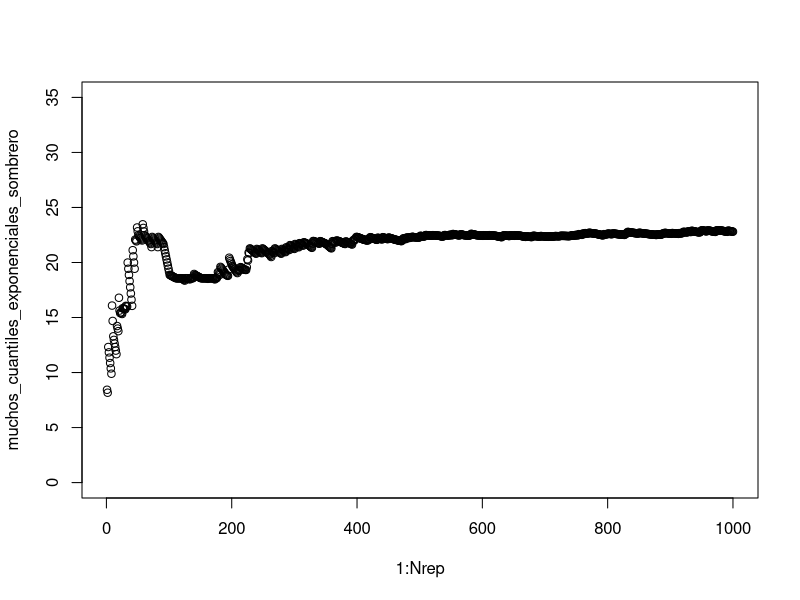
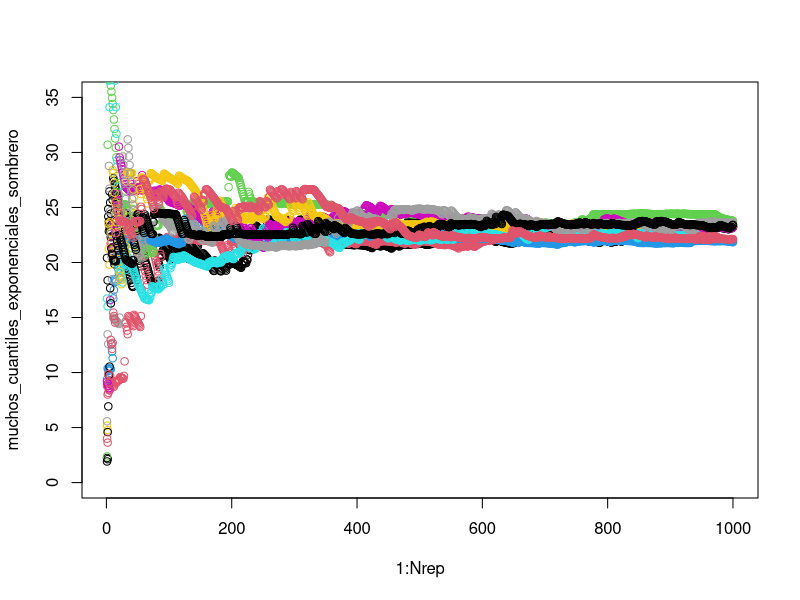
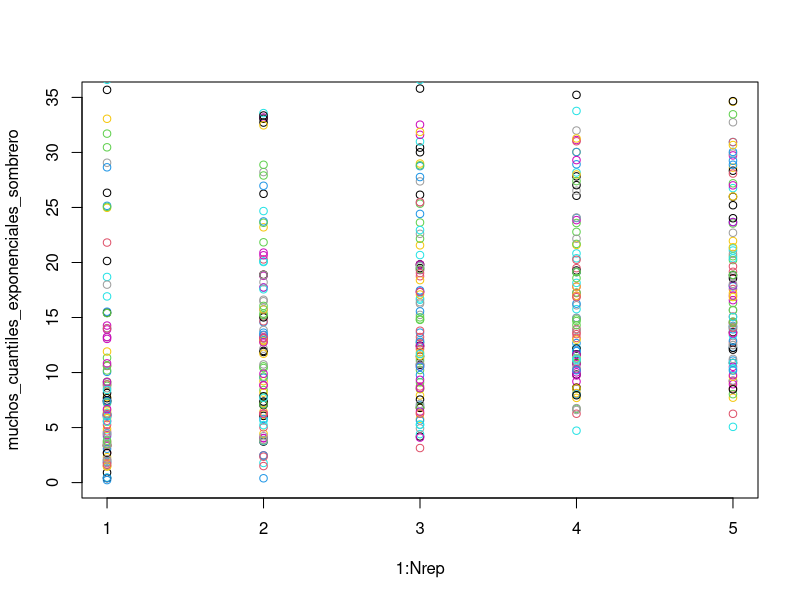
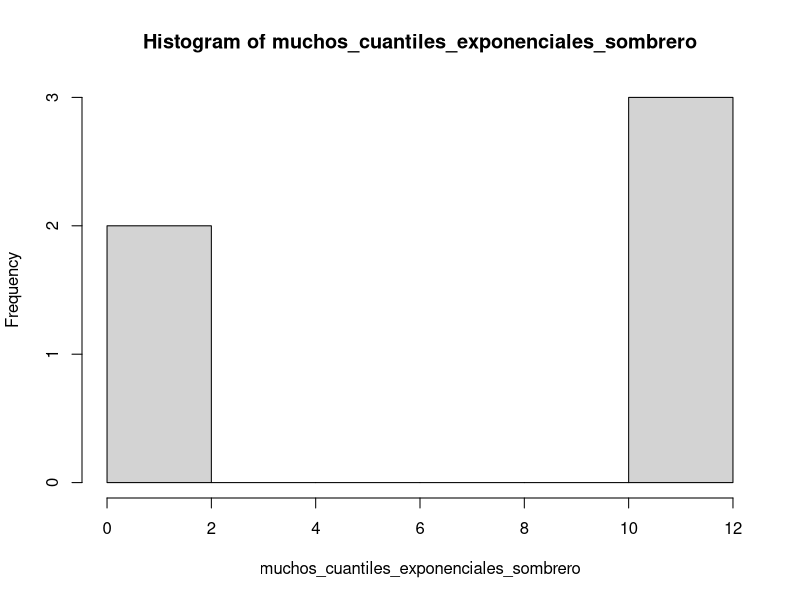
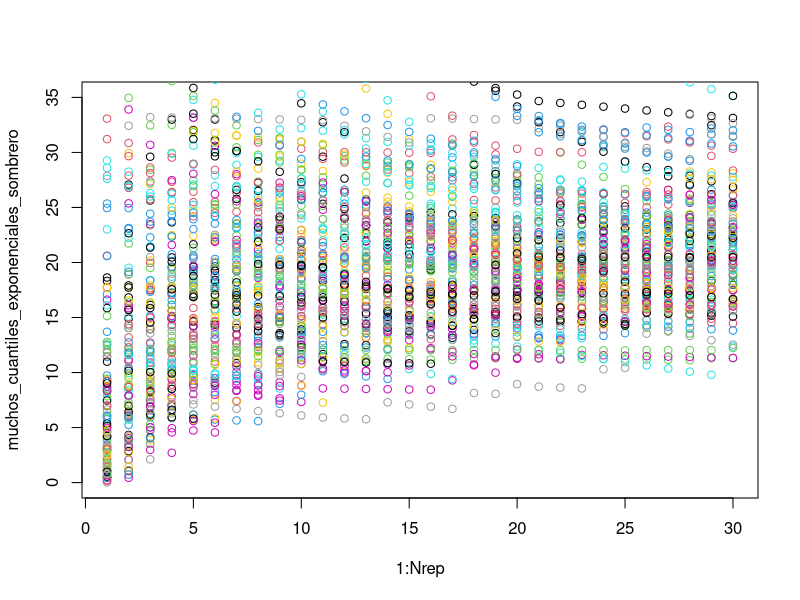
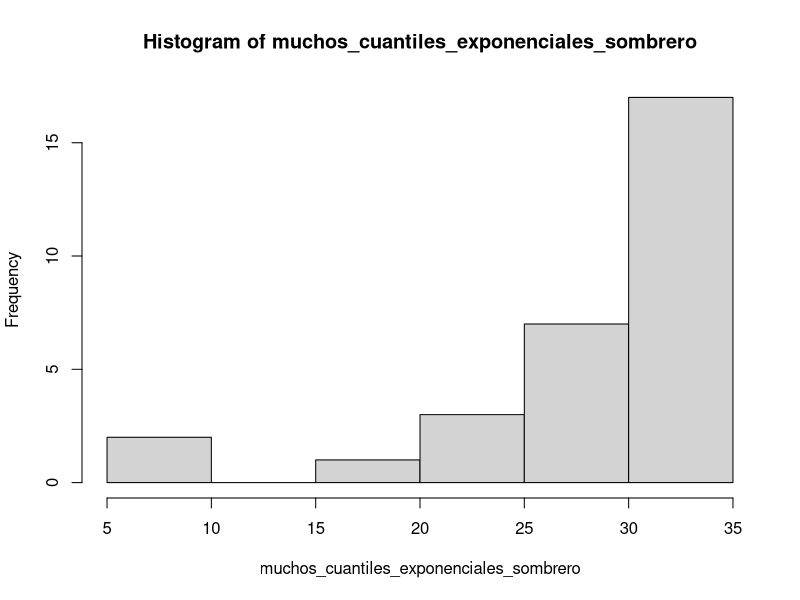
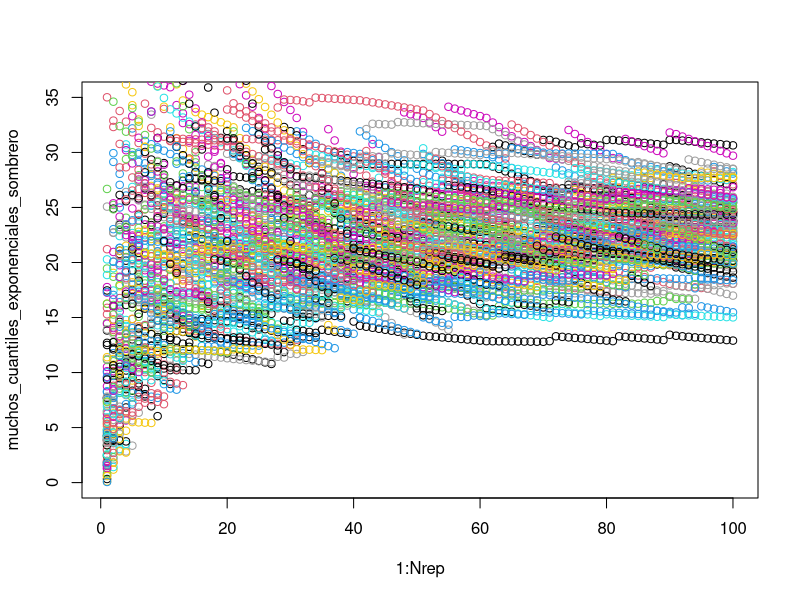
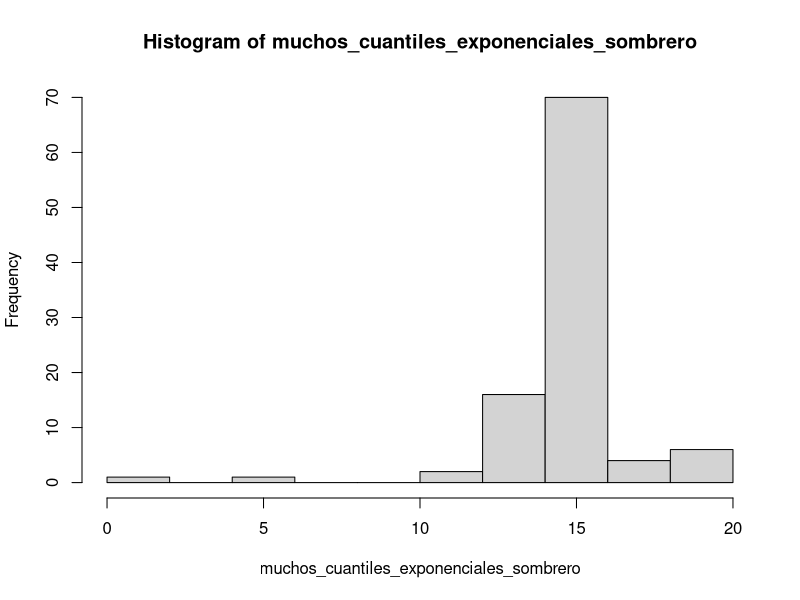

The R script that drew these images, in order:
## ---- chunk 1
knitr::opts_chunk$set(echo = TRUE)
## ---- chunk 2
lamda <- 1/10
q_9 <- qexp(0.9,lamda)
## ---- chunk 3

set.seed(123)

## ---- chunk 4

Nrep <- 1000
muchas_exponenciales <- rexp(Nrep, 1/10)

## ---- chunk 5
muchos_cuantiles_exponenciales_sombrero <- rep(NaN,Nrep)

for (i in 1:Nrep) {
  muchas_exponenciales_parte <- muchas_exponenciales[1:i]
  qsombrero <- quantile(muchas_exponenciales_parte,0.9)
  muchos_cuantiles_exponenciales_sombrero[i] <- qsombrero
}
## ---- chunk 6
plot(1:Nrep, muchos_cuantiles_exponenciales_sombrero, ylim = c(0,35))

## ---- chunk 7
muchas_exponenciales <- rexp(Nrep, 1/10)
Ngen <- 10

muchos_cuantiles_exponenciales_sombrero <- rep(NaN,Nrep)


for (i in 1:Nrep) {
  muchas_exponenciales_parte <- muchas_exponenciales[1:i]
  qsombrero <- quantile(muchas_exponenciales_parte,0.9)
  muchos_cuantiles_exponenciales_sombrero[i] <- qsombrero
}

plot(1:Nrep, muchos_cuantiles_exponenciales_sombrero, ylim = c(0,35))

for (j in 1:Ngen) {
  muchas_exponenciales <- rexp(Nrep, 1/10)
  muchos_cuantiles_exponenciales_sombrero <- rep(NaN,Nrep)
  
  for (i in 1:Nrep) {
  muchas_exponenciales_parte <- muchas_exponenciales[1:i]
  qsombrero <- quantile(muchas_exponenciales_parte,0.9)
  muchos_cuantiles_exponenciales_sombrero[i] <- qsombrero}
  
  points(muchos_cuantiles_exponenciales_sombrero, col= j)
}

## ---- chunk 8

## n = 5
Nrep <- 5

muchas_exponenciales <- rexp(Nrep, 1/10)
Ngen <- 100

muchos_cuantiles_exponenciales_sombrero <- rep(NaN,Nrep)


for (i in 1:Nrep) {
  muchas_exponenciales_parte <- muchas_exponenciales[1:i]
  qsombrero <- quantile(muchas_exponenciales_parte,0.9)
  muchos_cuantiles_exponenciales_sombrero[i] <- qsombrero
}

plot(1:Nrep, muchos_cuantiles_exponenciales_sombrero, ylim = c(0,35))

for (j in 1:Ngen) {
  muchas_exponenciales <- rexp(Nrep, 1/10)
  muchos_cuantiles_exponenciales_sombrero <- rep(NaN,Nrep)
  
  for (i in 1:Nrep) {
  muchas_exponenciales_parte <- muchas_exponenciales[1:i]
  qsombrero <- quantile(muchas_exponenciales_parte,0.9)
  muchos_cuantiles_exponenciales_sombrero[i] <- qsombrero}
  
  points(muchos_cuantiles_exponenciales_sombrero, col= j)
}

hist(muchos_cuantiles_exponenciales_sombrero)

## n = 30
Nrep <- 30

muchas_exponenciales <- rexp(Nrep, 1/10)
Ngen <- 100

muchos_cuantiles_exponenciales_sombrero <- rep(NaN,Nrep)


for (i in 1:Nrep) {
  muchas_exponenciales_parte <- muchas_exponenciales[1:i]
  qsombrero <- quantile(muchas_exponenciales_parte,0.9)
  muchos_cuantiles_exponenciales_sombrero[i] <- qsombrero
}

plot(1:Nrep, muchos_cuantiles_exponenciales_sombrero, ylim = c(0,35))

for (j in 1:Ngen) {
  muchas_exponenciales <- rexp(Nrep, 1/10)
  muchos_cuantiles_exponenciales_sombrero <- rep(NaN,Nrep)
  
  for (i in 1:Nrep) {
  muchas_exponenciales_parte <- muchas_exponenciales[1:i]
  qsombrero <- quantile(muchas_exponenciales_parte,0.9)
  muchos_cuantiles_exponenciales_sombrero[i] <- qsombrero}
  
  points(muchos_cuantiles_exponenciales_sombrero, col= j)
}

hist(muchos_cuantiles_exponenciales_sombrero)

## n = 100
Nrep <- 100

muchas_exponenciales <- rexp(Nrep, 1/10)
Ngen <- 100

muchos_cuantiles_exponenciales_sombrero <- rep(NaN,Nrep)


for (i in 1:Nrep) {
  muchas_exponenciales_parte <- muchas_exponenciales[1:i]
  qsombrero <- quantile(muchas_exponenciales_parte,0.9)
  muchos_cuantiles_exponenciales_sombrero[i] <- qsombrero
}

plot(1:Nrep, muchos_cuantiles_exponenciales_sombrero, ylim = c(0,35))

for (j in 1:Ngen) {
  muchas_exponenciales <- rexp(Nrep, 1/10)
  muchos_cuantiles_exponenciales_sombrero <- rep(NaN,Nrep)
  
  for (i in 1:Nrep) {
  muchas_exponenciales_parte <- muchas_exponenciales[1:i]
  qsombrero <- quantile(muchas_exponenciales_parte,0.9)
  muchos_cuantiles_exponenciales_sombrero[i] <- qsombrero}
  
  points(muchos_cuantiles_exponenciales_sombrero, col= j)
}

hist(muchos_cuantiles_exponenciales_sombrero)

## la distribucion de q0.9_sombrero, es normal cuando n es grande
## ---- chunk 9
set.seed(123)

## ---- chunk 10
Nrep <- 1000
muchas_exponenciales <- rexp(Nrep, 1/10)
## ---- chunk 11
lamda_est <- 1/mean(muchas_exponenciales)
qrulo <- (-log(1-0.9))/lamda_est

muchos_cuantiles_exponenciales_rulo <- rep(NaN,Nrep)

for (i in 1:Nrep) {
  muchas_exponenciales_parte <- muchas_exponenciales[1:i]
  lamda_est <- 1/mean(muchas_exponenciales_parte)
  qrulo <- (-log(1-0.9))/lamda_est
  muchos_cuantiles_exponenciales_rulo[i] <- qrulo
}

## ---- chunk 12
plot(1:Nrep, muchos_cuantiles_exponenciales_rulo, ylim = c(0,35))

## ---- chunk 13
muchas_exponenciales <- rexp(Nrep, 1/10)
Ngen <- 10

muchos_cuantiles_exponenciales_rulo <- rep(NaN,Nrep)


for (i in 1:Nrep) {
  muchas_exponenciales_parte <- muchas_exponenciales[1:i]
  lamda_est <- 1/mean(muchas_exponenciales_parte)
  qrulo <- (-log(1-0.9))/lamda_est
  muchos_cuantiles_exponenciales_rulo[i] <- qrulo
}

plot(1:Nrep, muchos_cuantiles_exponenciales_rulo, ylim = c(0,35))

for (j in 1:Ngen) {
  muchas_exponenciales <- rexp(Nrep, 1/10)
  muchos_cuantiles_exponenciales_rulo <- rep(NaN,Nrep)
  
  for (i in 1:Nrep) {
  muchas_exponenciales_parte <- muchas_exponenciales[1:i]
  lamda_est <- 1/mean(muchas_exponenciales_parte)
  qrulo <- (-log(1-0.9))/lamda_est
  muchos_cuantiles_exponenciales_rulo[i] <- qrulo}
  
  points(muchos_cuantiles_exponenciales_rulo, col= j)
}

## ---- chunk 14

## n = 5
Nrep <- 5

muchas_exponenciales <- rexp(Nrep, 1/10)
Ngen <- 100

muchos_cuantiles_exponenciales_rulo <- rep(NaN,Nrep)


for (i in 1:Nrep) {
  muchas_exponenciales_parte <- muchas_exponenciales[1:i]
  lamda_est <- 1/mean(muchas_exponenciales_parte)
  qrulo <- (-log(1-0.9))/lamda_est
  muchos_cuantiles_exponenciales_rulo[i] <- qrulo
}

plot(1:Nrep, muchos_cuantiles_exponenciales_rulo, ylim = c(0,35))

for (j in 1:Ngen) {
  muchas_exponenciales <- rexp(Nrep, 1/10)
  muchos_cuantiles_exponenciales_rulo <- rep(NaN,Nrep)
  
  for (i in 1:Nrep) {
  muchas_exponenciales_parte <- muchas_exponenciales[1:i]
  lamda_est <- 1/mean(muchas_exponenciales_parte)
  qrulo <- (-log(1-0.9))/lamda_est
  muchos_cuantiles_exponenciales_rulo[i] <- qrulo}
  
  points(muchos_cuantiles_exponenciales_rulo, col= j)
}


hist(muchos_cuantiles_exponenciales_rulo)

## n = 30
Nrep <- 30

muchas_exponenciales <- rexp(Nrep, 1/10)
Ngen <- 100

muchos_cuantiles_exponenciales_rulo <- rep(NaN,Nrep)


for (i in 1:Nrep) {
  muchas_exponenciales_parte <- muchas_exponenciales[1:i]
  lamda_est <- 1/mean(muchas_exponenciales_parte)
  qrulo <- (-log(1-0.9))/lamda_est
  muchos_cuantiles_exponenciales_rulo[i] <- qrulo
}

plot(1:Nrep, muchos_cuantiles_exponenciales_rulo, ylim = c(0,35))

for (j in 1:Ngen) {
  muchas_exponenciales <- rexp(Nrep, 1/10)
  muchos_cuantiles_exponenciales_rulo <- rep(NaN,Nrep)
  
  for (i in 1:Nrep) {
  muchas_exponenciales_parte <- muchas_exponenciales[1:i]
  lamda_est <- 1/mean(muchas_exponenciales_parte)
  qrulo <- (-log(1-0.9))/lamda_est
  muchos_cuantiles_exponenciales_rulo[i] <- qrulo}
  
  points(muchos_cuantiles_exponenciales_rulo, col= j)
}

hist(muchos_cuantiles_exponenciales_rulo)

## n = 100
Nrep <- 100

muchas_exponenciales <- rexp(Nrep, 1/10)
Ngen <- 100

muchos_cuantiles_exponenciales_rulo <- rep(NaN,Nrep)


for (i in 1:Nrep) {
  muchas_exponenciales_parte <- muchas_exponenciales[1:i]
  lamda_est <- 1/mean(muchas_exponenciales_parte)
  qrulo <- (-log(1-0.9))/lamda_est
  muchos_cuantiles_exponenciales_rulo[i] <- qrulo
}

plot(1:Nrep, muchos_cuantiles_exponenciales_rulo, ylim = c(0,35))

for (j in 1:Ngen) {
  muchas_exponenciales <- rexp(Nrep, 1/10)
  muchos_cuantiles_exponenciales_rulo <- rep(NaN,Nrep)
  
  for (i in 1:Nrep) {
  muchas_exponenciales_parte <- muchas_exponenciales[1:i]
  lamda_est <- 1/mean(muchas_exponenciales_parte)
  qrulo <- (-log(1-0.9))/lamda_est
  muchos_cuantiles_exponenciales_rulo[i] <- qrulo}
  
  points(muchos_cuantiles_exponenciales_rulo, col= j)
}

hist(muchos_cuantiles_exponenciales_rulo)

## la distribucion de q0.9_sombrero, es normal cuando n es grande

## ---- chunk 15

## n = 50

n <- 50
Nrep <- 1000

muchos_cuantiles_exponenciales_sombrero <- rep(NaN,Nrep)
muchos_cuantiles_exponenciales_rulo <- rep(NaN,Nrep)

for (i in 1:Nrep) {
  muchas_exponenciales <- rexp(n, 1/10)
  
  # sombrero
  qsombrero <- quantile(muchas_exponenciales_parte,0.9)
  muchos_cuantiles_exponenciales_sombrero[i] <- qsombrero
  
  # rulo
  lamda_est <- 1/mean(muchas_exponenciales)
  qrulo <- (-log(1-0.9))/lamda_est
  muchos_cuantiles_exponenciales_rulo[i] <- qrulo
}

qreal <- (-log(1-0.9))/(1/10)

ecme_sombrero_n50 <- sum(sqrt(muchos_cuantiles_exponenciales_sombrero- qreal)) / length(muchos_cuantiles_exponenciales_sombrero)
ecme_rulo_n50 <- sum(sqrt(muchos_cuantiles_exponenciales_rulo- qreal)) / length(muchos_cuantiles_exponenciales_rulo) ### error!! corregir

